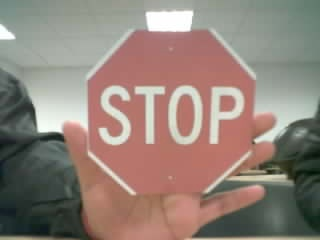
#> input picture dataset/alto/alto_0009.jpg, 320 x 240 px; its folder holds only this picture in this run
$ python voltear_fotos.py
#> lines starting #> are read from the running program, lines starting #| are printed output that depends on the picture
"""
VOLTEAR FOTOS  (corrige fotos tomadas con la cámara en espejo)
===============================================================
Voltea horizontalmente TODAS las fotos .jpg de dataset/<clase>/.
Solo se hace UNA vez: deja un archivo "YA_VOLTEADAS.txt" en cada carpeta
para no voltearlas dos veces.

Uso:
    python voltear_fotos.py
    python voltear_fotos.py --carpeta dataset
"""
import argparse
import os

import cv2

MARCA = "YA_VOLTEADAS.txt"


def main():
    p = argparse.ArgumentParser()
    p.add_argument("--carpeta", default="dataset")
    a = p.parse_args()

    if not os.path.isdir(a.carpeta):
        print(f"No encuentro la carpeta '{a.carpeta}'. Corran esto dentro de CARRITO.")
        return

    total = 0
    for clase in sorted(os.listdir(a.carpeta)):
        d = os.path.join(a.carpeta, clase)
        if not os.path.isdir(d):
            continue
        if os.path.exists(os.path.join(d, MARCA)):
            print(f"  {clase:10s} ya estaba volteada, no se toca")
            continue
        fotos = [f for f in os.listdir(d) if f.lower().endswith(".jpg")]
        for f in fotos:
            ruta = os.path.join(d, f)
            img = cv2.imread(ruta)
#> img is the input picture: shape (240, 320, 3); mean B, G, R 120.5, 129.8, 145.8
            if img is None:
                continue
            cv2.imwrite(ruta, cv2.flip(img, 1))
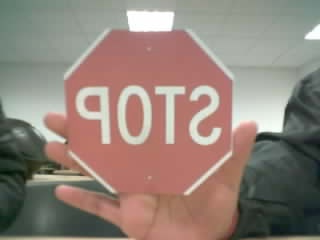
#> saved as alto_0009.jpg: shape (240, 320, 3); mean B, G, R 120.5, 129.8, 145.8
        with open(os.path.join(d, MARCA), "w", encoding="utf-8") as m:
            m.write(f"{len(fotos)} fotos volteadas. Fotos nuevas tomadas despues del firmware corregido NO necesitan voltearse.\n")
        print(f"  {clase:10s} {len(fotos)} fotos volteadas")
        total += len(fotos)
#> pass 2 of the loop in main, `for clase in sorted(os.listdir(a.carpeta)):`:
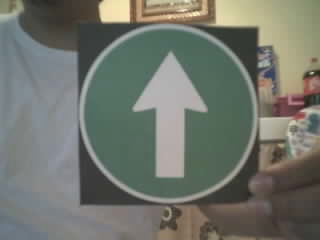
#> input picture dataset/avanzar/avanzar_0004.jpg, 320 x 240 px
#> in main, img is the input picture: shape (240, 320, 3); mean B, G, R 107.9, 116.9, 113.2
#> in main, `cv2.imwrite(ruta, cv2.flip(img, 1))`:
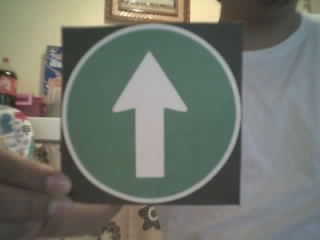
#> saved as avanzar_0004.jpg: shape (240, 320, 3); mean B, G, R 107.9, 116.9, 113.2

    print(f"\nListo: {total} fotos corregidas.")
    print("IMPORTANTE: antes de tomar más fotos, suban el firmware con ESPEJO_HORIZONTAL = true.")


if __name__ == "__main__":
    main()
